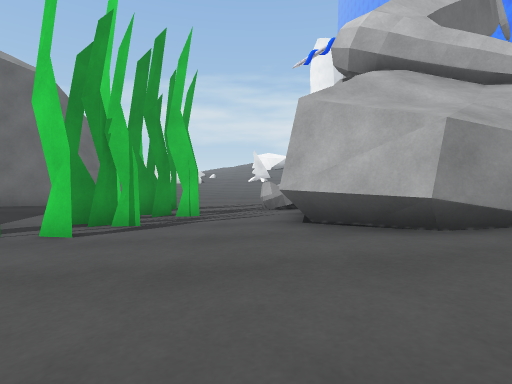
View 1 (above)

15 first-person views from a walk through a 3-D level made in the Unity game engine. The camera is 0.59 m above the floor, tilts 4° down and sees 85° across. The floor is counted in squares, 1 m on a side. Each view is taken from the middle of a square. On the plan, view 1 faces up. The plan holds only what a view shows up to about 9 squares ahead; the rest is blank. The place goes on beyond the plan. Some animated figures are not drawn. Surface patterns are stand-ins for the level's own textures.

View 2
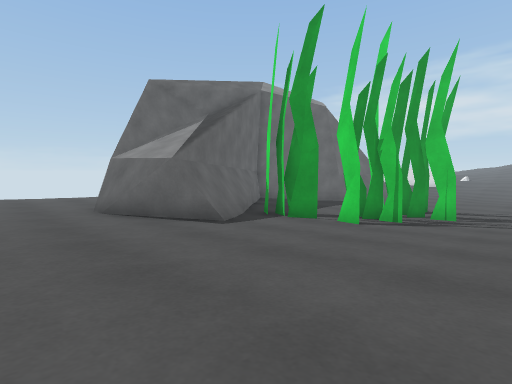

View 3
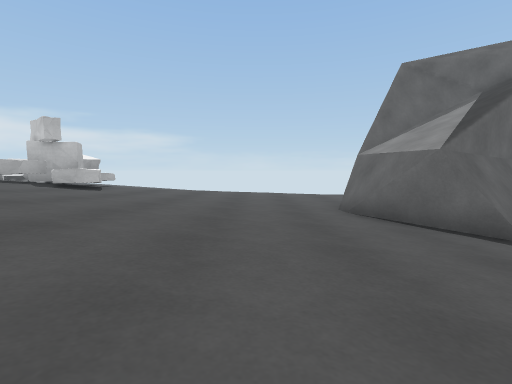

View 4
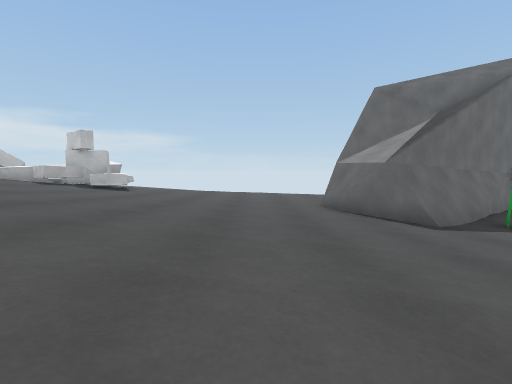

View 5
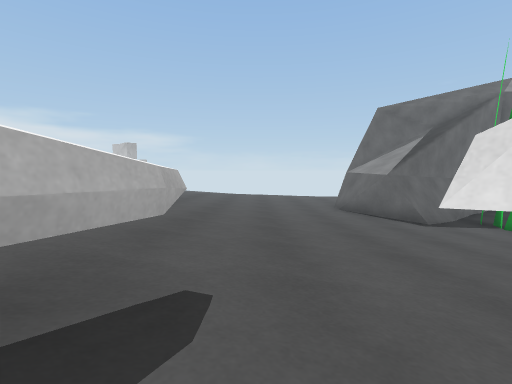

View 6
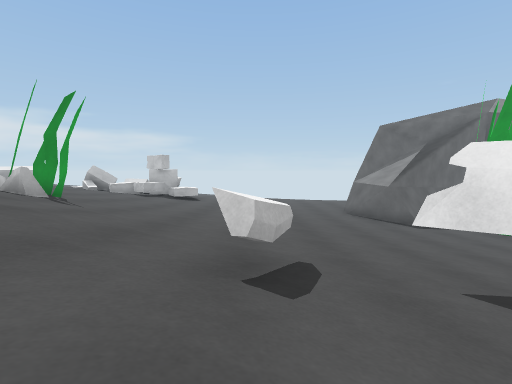

View 7
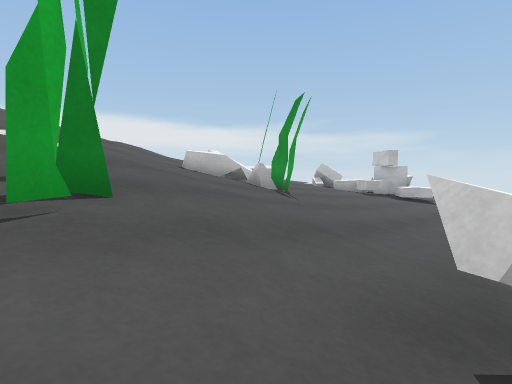

View 8
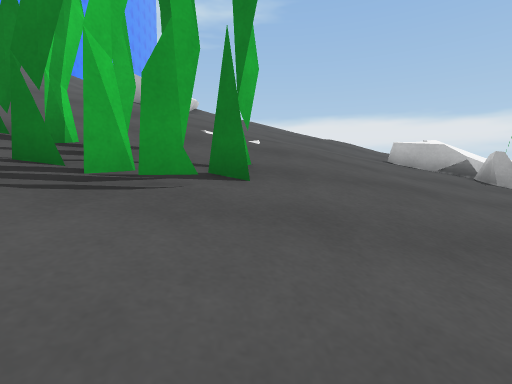

View 9
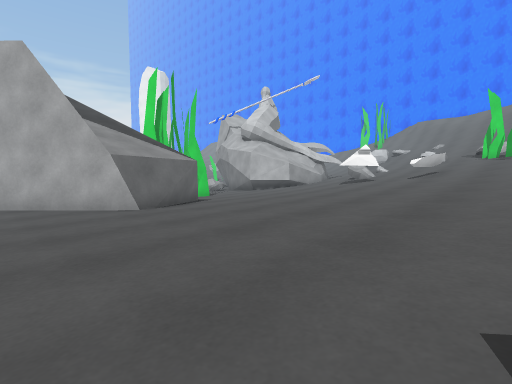

View 10
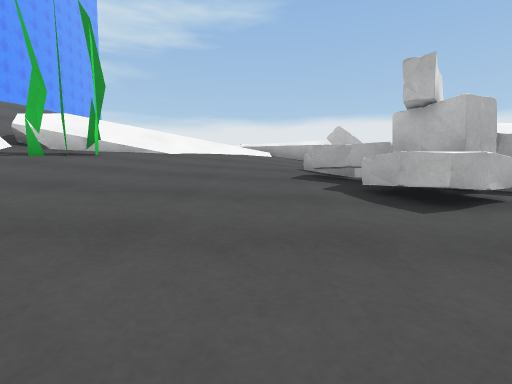

View 11
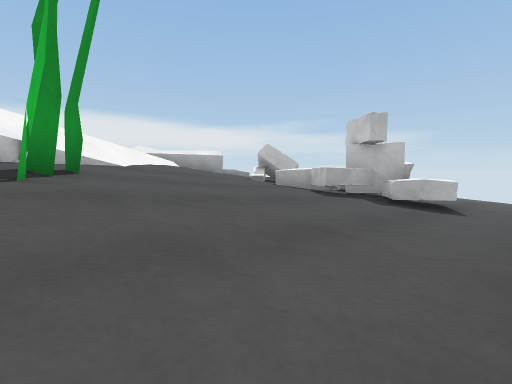

View 12
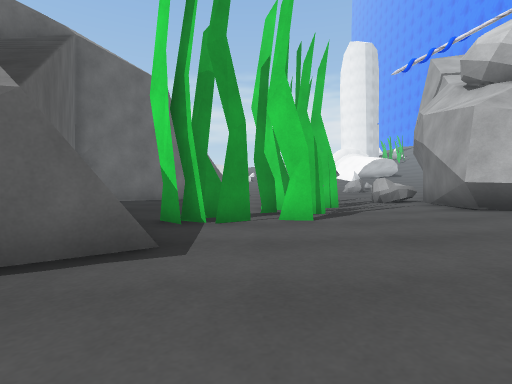

View 13
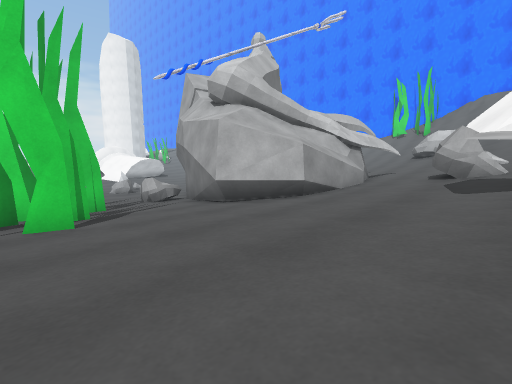

View 14
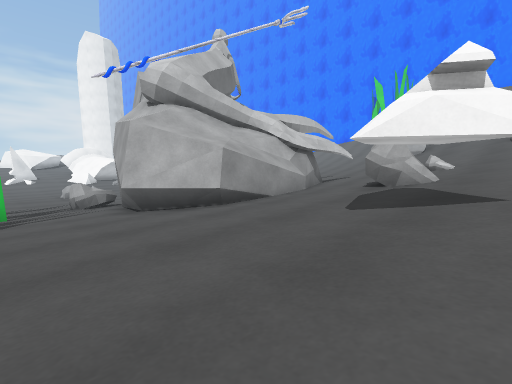

View 15
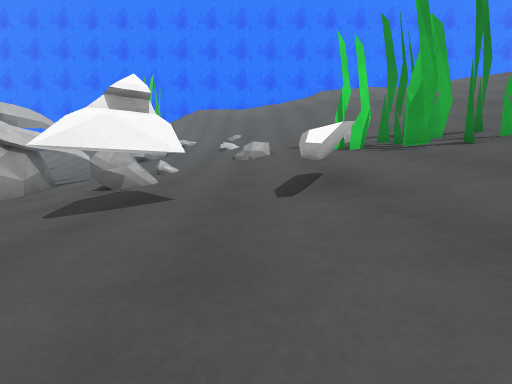

### Floor plan
Key: @ floor where view 1 was taken; # wall or solid block; x gap in a wall; . main floor; - floor 0.3 m lower than the main floor; : floor 0.3 m higher than the main floor; + floor 0.65 m higher than the main floor; _ floor 0.65 m lower than the main floor; * floor 0.95 m higher than the main floor; % floor 1.3 m higher than the main floor; / step, stairs or slope; = window, fence, low wall or low ledge; ^ raised ledge; R rock; O other object.
Columns run from 11 left of view 1 to 9 right of it. Each row starts with its distance up from view 1.
  9   ###     _RR
  8   #___  ##___#
  7    ____ ##__##
  6    #--_##___#
  5    ##-____--#
  4     ###x#---#######
  3 ##  ##------...#^.:
  2 -## ##-----......:+
  1 --####---.......R:
  0 ------.....@   :R/R+/
 -1 ............## ++++//
 -2 ............:#+++//
 -3 ..........:::++///R
 -4 .........:::^^/////
 -5 .......:::++++*%%#O
 -6 .....::::+++//%###O
 -7 ...::::++++//%####/
 -8 ^^:::+++++*///##///
 -9 #^:++++++//////////
-10 #^+++++O##%/////////
-11  ^++++O#==%/////////

Positions as (right, up) in squares from view 1, and headings:
1: (0, 0), facing up
2: (0, -2), facing up-left
3: (-1, -2), facing left
4: (1, -2), facing left
5: (3, -3), facing left
6: (5, -4), facing left
7: (4, -4), facing down-left
8: (3, -4), facing down
9: (-11, -7), facing up-right
10: (-8, -4), facing down
11: (-3, -6), facing down-left
12: (-4, -1), facing up
13: (-4, -1), facing up-right
14: (-2, -2), facing up-right
15: (-2, -3), facing right
